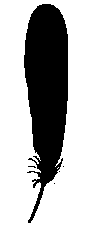
#> input picture one_bird_BW.tif, 86 x 227 px
$ jupyter execute BoundaryDetection.ipynb
#> lines starting #> are read from the running program, lines starting #| are printed output that depends on the picture; after the words box and inside, x2 and y2 are one past the last pixel; in counts of white or black regions, pixels touching at a corner belong together
#> further down, BW is the input picture: shape (227, 86, 3); 67.7% white; 5 black regions (4 under 20 px), largest, box (x1, y1, x2, y2) and area: (24, 4, 68, 223) 6300
[cell 1]
import cv2
import numpy as np
import matplotlib.pyplot as plt
from scipy.stats import mode

[cell 2]
def bound(BW,conn):
#> called with conn = 4
    innerboundary=[]
    for i in range(BW.shape[0]):
        for j in range(BW.shape[1]):
            if conn==4:
                neighbours=[(i-1,j),(i+1,j),(i,j-1),(i,j+1)]
            if conn==8:
                neighbours=[(i-1,j),(i+1,j),(i,j-1),(i,j+1),(i-1,j-1),(i+1,j+1),(i-1,j+1),(i+1,j-1)]

            for k in neighbours: # for boundary pixels
                if k[0]<0 or k[0]>BW.shape[0]-1 or k[1]<0 or k[1]>BW.shape[1]-1:
                    neighbours.remove(k)

            if all(BW[i,j] == [255,255,255]) :
                for k in neighbours:
                    if all(BW[k[0],k[1]] == [0,0,0]):
                        innerboundary.append((i,j))
                        BW[i,j] = np.array([255,0,0])
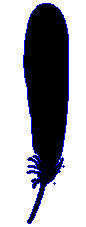
#> BW: shape (227, 86, 3); 3.02% of pixels changed, all inside (x1, y1, x2, y2) = (23, 3, 69, 224)
    return (BW)


BW=cv2.imread("one_bird_BW.tif")
output = bound(BW,4)

fig=plt.figure(figsize=(8, 4))
fig.add_subplot(1, 1, 1)   # subplot one
plt.imshow(output, cmap=plt.cm.gray)
